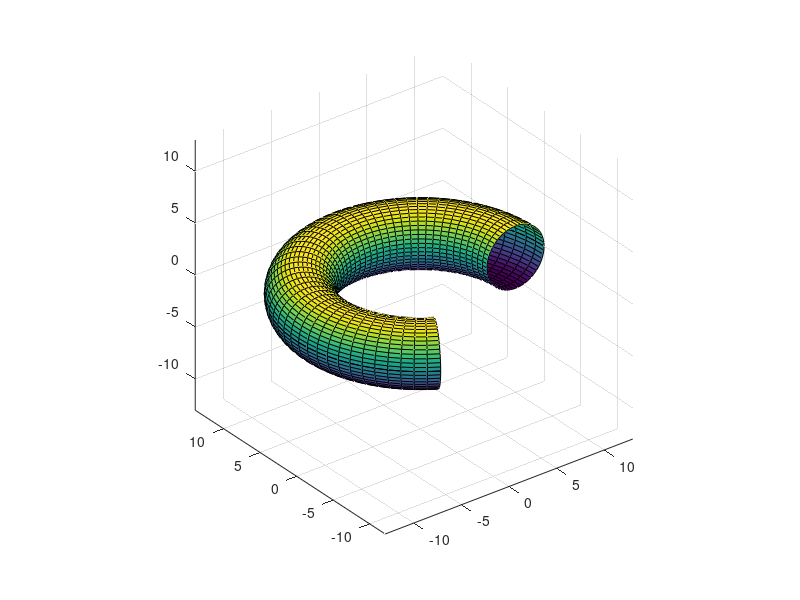
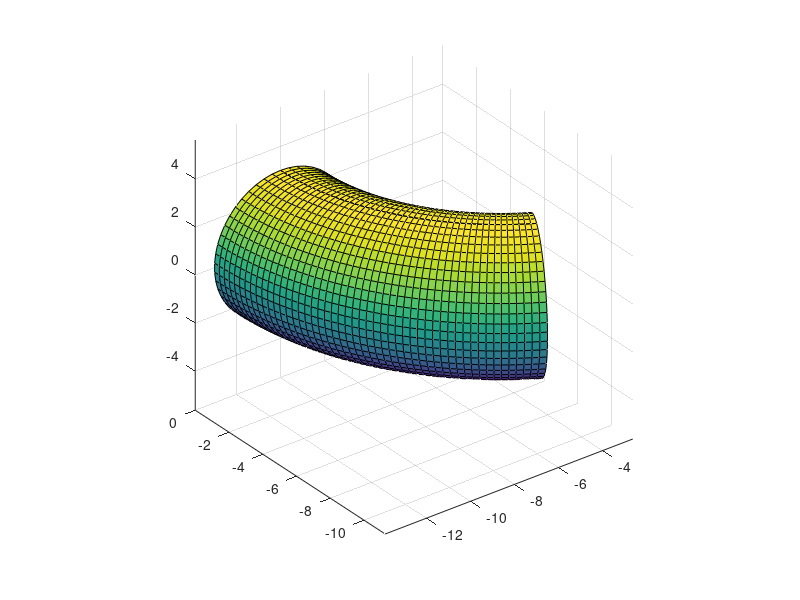

MATLAB code for these plots, in order:
function demoRevolutionSurface
%DEMOREVOLUTIONSURFACE  One-line description here, please.
%   output = demoRevolutionSurface(input)
%
%   Example
%   demoRevolutionSurface
%
%   See also
%

% ------
% Author: David Legland
% e-mail: david.legland@inra.fr
% Created: 2007-04-20
% Copyright 2007 INRA - BIA PV Nantes - MIAJ Jouy-en-Josas.


%% Draw a torus with vertical axis as revolution axis

circle  = circleToPolygon([10 0 3], 50);
[x, y, t] = revolutionSurface(circle, linspace(0, 4*pi/3, 50));

figure;
surf(x, y, t);
axis equal;


%% Draw a torus with horizontal axis as revolution axis

circle  = circleToPolygon([0 10 3], 50);
[x, y, t] = revolutionSurface(circle, [0 0 1 0], linspace(0, pi/3, 50));

figure;
surf(x, y, t);
axis equal;
drawnow;

end

%% Inner function to avoid call to geom2d module
function varargout = circleToPolygon(circle, varargin)
%CIRCLETOPOLYGON Convert a circle into a series of points
%
%   P = circleToPolygon(CIRC, N);
%   Converts the circle CIRC into an array of  (N+1)-by-2 of double,
%   containing x and y positions of vertices.
%   CIRC is given as [x0 y0 r], where x0 and y0 are coordinate of center,
%   and r is the radius. 
%   The resulting polygon is closed (first and last vertices are the same).
%
%   P = circleToPolygon(CIRCLE);
%   uses a default value of N=64 vertices.
%
%   Example
%   circle = circleToPolygon([10 0 5], 16);
%   figure;
%   drawPolygon(circle);
%
%   See also:
%   circles2d, polygons2d, circleArcToPolyline, ellipseToPolygon
%
%
% ---------
% author : David Legland 
% created the 06/04/2005.
% Copyright 2010 INRA - Cepia Software Platform.
%

% HISTORY
% 2007-04-20 return a closed polygon with N+1 vertices, use default N=64
% 2011-12-09 rename to 'circleToPolygon'

% determines number of points
N = 64;
if ~isempty(varargin)
    N = varargin{1};
end

% create circle
t = linspace(0, 2*pi, N+1)';
x = circle(1) + circle(3) * cos(t);
y = circle(2) + circle(3) * sin(t);

if nargout == 1
    varargout{1} = [x y];
elseif nargout == 2
    varargout{1} = x;
    varargout{2} = y;    
end

end
